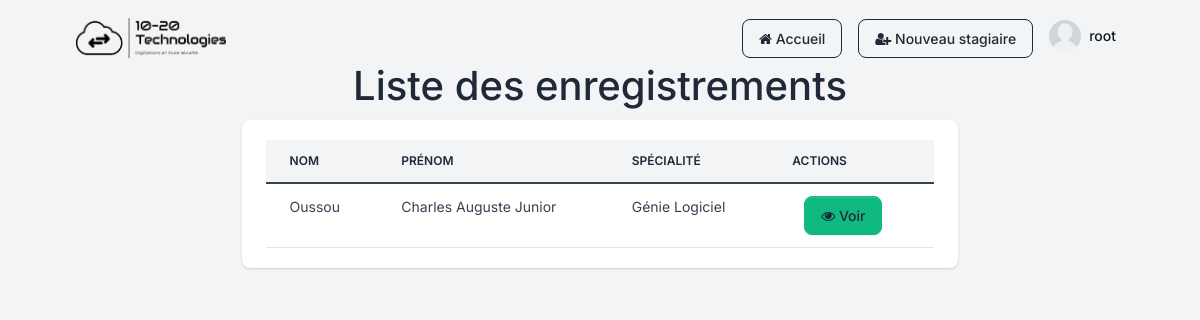
The page /home/ (signed in) on the database its author committed.
### stagiaire_app/models.py (models this page shows)
class User(AbstractUser):
    post = models.fields.CharField(max_length=20)
    """ email = models.EmailField(unique=True)
    username = email
    USERNAME_FIELD = 'email'"""
    REQUIRED_FIELDS = ('email','first_name', 'last_name', 'post')

class StagiaireInfo(models.Model):
    last_name = models.CharField(max_length=50 ) # nom
    first_name = models.CharField(max_length=70) # prénom
    birthday = models.DateField() # la date de naissance
    phone = models.CharField(max_length=10) # le numéro de téléphone
    emergency_phone = models.CharField(max_length=10) # le numéro de téléphone en cas d'urgence
    email = models.EmailField(max_length=100) # l'adresse mail
    specialite = models.ForeignKey(Specialite, on_delete=models.CASCADE) # la spécialité (clé étrangère venant de la table Specialite)
    cv = models.FileField(max_length=50, null=True) # le cv (un fichier)
    diplome = models.FileField(max_length=50, null=True) # le diplôme (un fichier)
    created_at = models.DateTimeField(auto_now_add=True)

class Specialite(models.Model):
    nom = models.fields.CharField(max_length=30)
    def __str__(self) -> str:
        return self.nom

### stagiaire_app/views.py (the view)
# urls.py: 2. Add a URL to urlpatterns:  path('', views.home, name='home')
@login_required
def home(request):
    stagiaires = models.StagiaireInfo.objects.all()
    context={'stagiaires': stagiaires}
    return render(request, 'stagiaire_app/home.html', context=context)

### stagiaire_app/templates/stagiaire_app/home.html (shortened to what this page needs)
{% extends 'base.html' %}
{% block content %}
<main class="content">
		<div class="container">
	<h1 class="d-flex align-items-center justify-content-center">Liste des enregistrements</h1>
</div>
<div class="card border-0 shadow mb-4">
                <div class="card-body">
                    <div class="table-responsive">
                        <table class="table table-centered table-nowrap mb-0 rounded">
                            <thead class="thead-light">
                                <tr>
                                    <th class="border-0">Nom</th>
                                    <th class="border-0">Prénom</th>
                                    <th class="border-0">Spécialité</th>
									<th class="border-0">Actions</th>
                                </tr>
                            </thead>
                            <tbody>
								{% for stagiaire in stagiaires %}
                                <tr>
                                    <td>
                                        {{ stagiaire.last_name }}
                                    </td>
                                    <td>
										{{ stagiaire.first_name }}
                                    </td>
                                    <td>
										{{ stagiaire.specialite }}
                                    </td>
									<td>
                                        <div class="row">
                                            <div class="col-12">
                                                <div class="card border-0">
                                                    <div class="col-lg-4">
                                                        <a href="{% url 'view_profil' stagiaire.id %}" type="button" class="btn btn-block btn-success mb-0" data-bs-toggle="modal" data-bs-target="#modal-default-{{ stagiaire.id }}"><i class="fa fa-eye"></i>&nbsp;Voir</a>
                                                    </div>
                                                </div>
                                            </div>
                                        </div>
                                    </td>
								</tr>
								{% endfor %}
                            </tbody>
                        </table>
                    </div>
                </div>
            </div>
        </main>
{% endblock %}

### templates/base.html (shortened to what this page needs)
{%  load static %}
<!DOCTYPE html>
<html>
	<head>
		<link type="text/css" href="{% static 'assets/vendor/sweetalert2/dist/sweetalert2.min.css'%}" rel="stylesheet">
		<link type="text/css" href="{% static 'assets/vendor/notyf/notyf.min.css'%}" rel="stylesheet">
		<link type="text/css" href="{% static 'assets/css/volt.css'%}" rel="stylesheet">
    <link rel="stylesheet" href="{% static 'assets/font-awesome/css/font-awesome.css'%}">
	</head>
	<body>
        <main class="content">
    <nav class="navtop">
        <nav class="navbar navbar-top navbar-expand navbar-dashboard navbar-dark ps-0 pe-2 pb-0">
            <div class="container-fluid px-0">
              <div class="d-flex justify-content-between w-100" id="navbarSupportedContent">
                <div class="d-flex align-items-center">
                   <div class="input-group input-group-merge search-bar">
                    <a href="{% url 'home' %}"><img class="navbar-brand-dark"  alt="Image placeholder" src=" ../../../static/images/woc.png" width="150" height="40"></a>
          </div>
                </div>
                <ul class="navbar-nav align-items-center">
                    <li class="nav-item dropdown">
                        <a>
                            <a href="{% url 'home' %}" class="btn btn-outline-primary"><i class="fa fa-home"></i>&nbsp;Accueil</a>
                        </a>
                      </li>
                      <li class="nav-item dropdown ms-lg-3">
                        <a>
                            <a href="{% url 'stagiaire_create' %}" class="btn btn-outline-primary"><i class="fa fa-user-plus"></i>&nbsp;Nouveau stagiaire</a>
                        </a>
                      </li>
                  <li class="nav-item dropdown ms-lg-3">
                    <a class="nav-link dropdown-toggle pt-1 px-0" href="#" role="button" data-bs-toggle="dropdown" aria-expanded="false">
                      <div class="media d-flex align-items-center">
                        <img class="avatar rounded-circle" alt="Image placeholder" src="{% static 'images/avatar.png'%}">
                        <div class="media-body ms-2 text-dark align-items-center d-none d-lg-block">
                          <span class="mb-0 font-small fw-bold text-gray-900">{{ user.username }}</span>
                        </div>
                      </div>
                    </a>
                  </li>
                </ul>
              </div>
            </div>
          </nav>
{% block content %} {% endblock %}
</main>
</body>
</html>

### rows shown on the page
User: username "root"
StagiaireInfo: last_name "Oussou", first_name "Charles Auguste Junior", specialite "Génie Logiciel"
